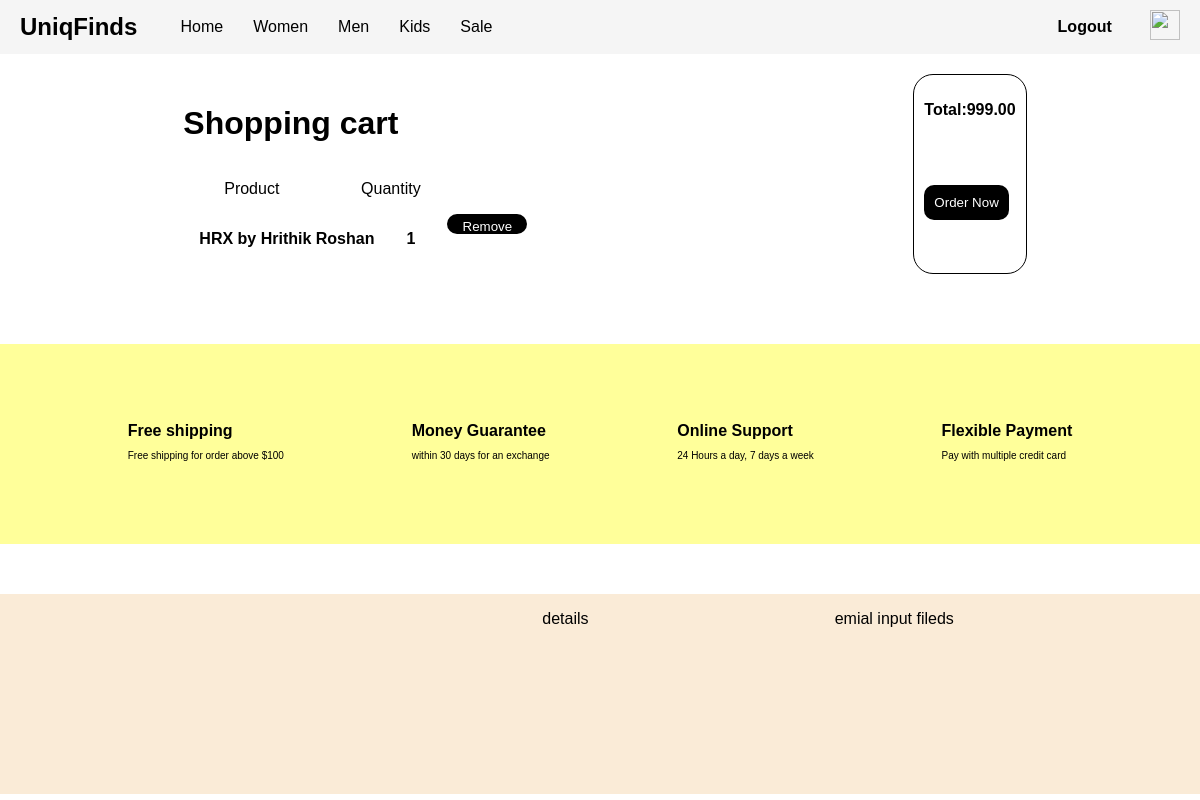
The app's page /cart/ (signed in), older data.
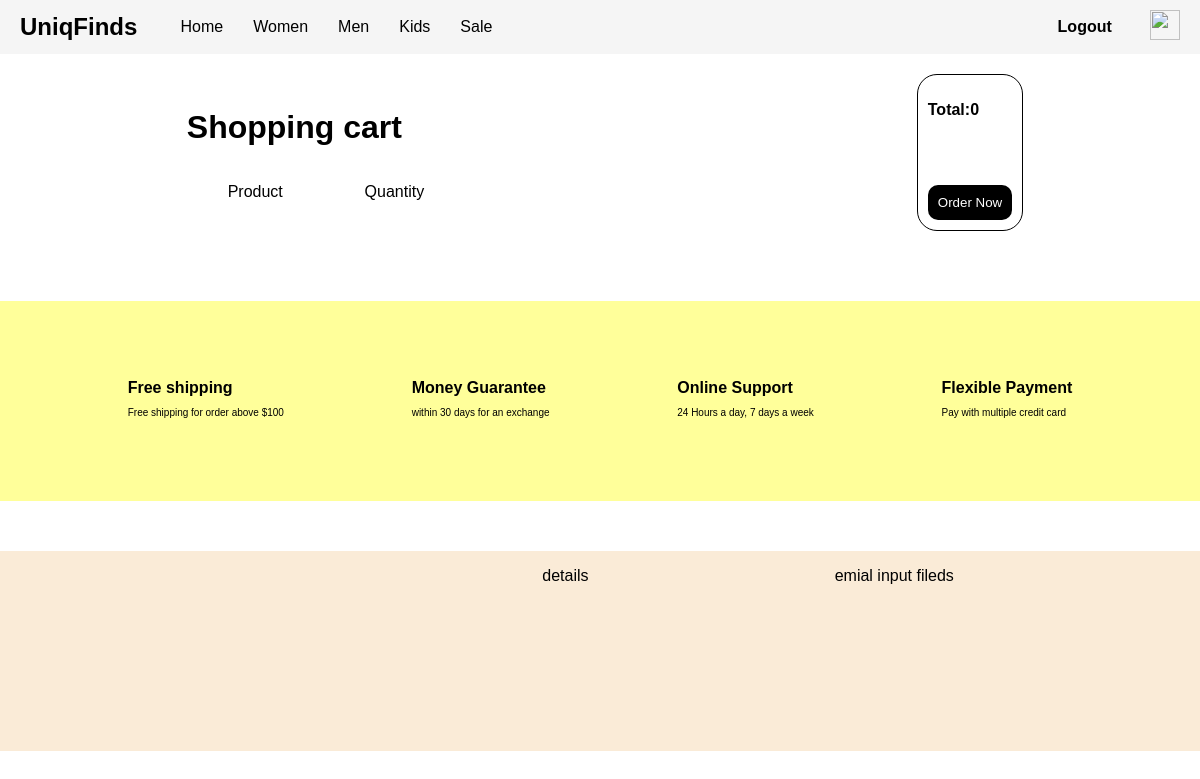
The same page, newer data.
### app/models.py (models this page shows, shortened)
class CartItem(models.Model):
    cart = models.ForeignKey(Cart, on_delete=models.CASCADE, related_name='items')
    product = models.ForeignKey(Product, on_delete=models.CASCADE)
    quantity = models.PositiveIntegerField(default=1)

class Product(models.Model):
    name = models.CharField(max_length=255)
    category = models.ForeignKey(Category, on_delete=models.CASCADE, related_name='products')
    description = models.TextField()
    price = models.DecimalField(max_digits=10, decimal_places=2)
    stock = models.PositiveIntegerField()
    image = models.ImageField(upload_to='product_images/', blank=True, null=True)
    slug = models.SlugField(unique=True)
    created_at = models.DateTimeField(auto_now_add=True)
    updated_at = models.DateTimeField(auto_now=True)
    def __str__(self):
        return self.name

### app/views.py (the view)
# urls.py: path('cart/',view_cart, name='view_cart'),
def view_cart(request):
    cart = get_or_create_cart(request)
    cart_items = cart.items.all()
    total_price = sum(item.product.price * item.quantity for item in cart_items)
    return render(request, 'html/cart.html', {'cart_items': cart_items, 'total_price': total_price})

### app/views.py (called while the page is built)
def get_or_create_cart(request):
    if request.user.is_authenticated:
        cart, created = Cart.objects.get_or_create(user=request.user)
    else:
        session_key = request.session.session_key
        if not session_key:
            request.session.create()
        cart, created = Cart.objects.get_or_create(session_key=request.session.session_key)
    return cart

### templates/html/cart.html (shortened to what this page needs)
{% extends "html/footer.html" %}
{% load static %}
{% block main %}
<!DOCTYPE html>
<html lang="en">
<head>
    <link rel="stylesheet" href="{% static 'css/cart.css' %}">
</head>
<body>
    <div class='conatiner'>
        <div class="products">
            <h1>Shopping cart</h1>
            <div class='names'>
                <p>Product</p>
                <p>Quantity</p>
            </div>
            <div class="items">
                {% for cart_item in cart_items %}
                <div class='lol'>
                    <p>{{cart_item.product}}</p>
                    <p>{{cart_item.quantity}}</p>
                    <button onclick="location.href='{% url 'remove_from_cart' slug=cart_item.product.slug %}'">Remove</button>
                </div>
                {% endfor %}
            </div>
        </div>
        <div class="total">
            <p> Total:{{total_price}}</p>
            <a href="{% url 'place_order' %}">
                <button>Order Now</button>
            </a>
        </div>
    </div>
</body>
</html>
{% endblock main %}

Row changes from the older to the newer data that the page shows:
removed CartItem: product "HRX by Hrithik Roshan", quantity "1"
Text that changed along with them:
{{ total_price }}: "999.00" → "0"
